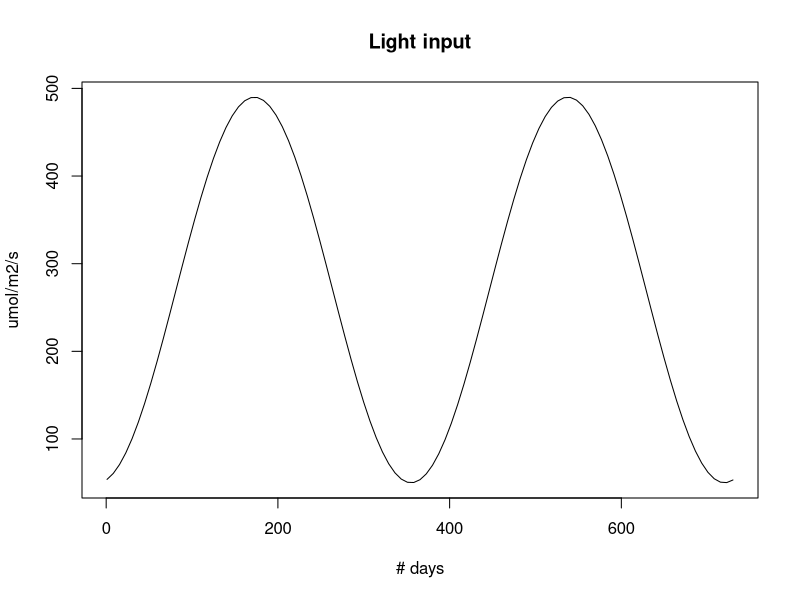
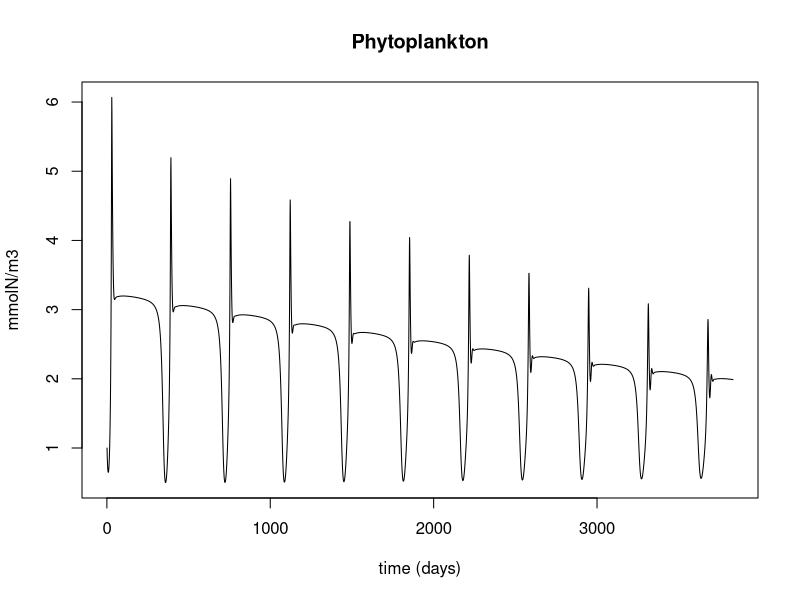

Recreate these plots in R, in order.
## ---- chunk 1
knitr::opts_chunk$set(echo = TRUE)
## ---- chunk 2
light_function <- function(x){
  t <- x
  0.5 * (540 + 440 * sin(2 * pi * t / 365 - 1.4))
}

curve(light_function(x), 
      from = 1, to = 730, 
      ylab = "umol/m2/s", 
      xlab = "# days", 
      main = "Light input")

NPZD_model <- function(t, states, parms){
  
  #unpack states
  PHYTO <- states[1]
  ZOO <- states[2]
  DET <- states[3]
  DIN <- states[4]
  
  #unpack parms
  maxUptake <- parms[1]
  kspar <- parms[2] #Sunlight Limiting
  ksdin <- parms[3] #Nitrogen limiting
  maxGrazing <- parms[4]
  ksphyto <- parms[5]
  pFeces <- parms[6] #proportion of waste to feces
  excretionRate <- parms[7]
  mortalityRate <- parms[8]
  mineralizationRate <- parms[9]
  Chl_Nratio <- parms[10]
  DINimport <- parms[11] #Inputs to DIN pool from agriculture
  DINexport <- parms[12] #Outlet from Lake into Stream
  
  #Calculate the environment (note that this depends on time)
  #50% of light is PAR
  PAR <- 0.5 * (540 + 440 * sin(2 * pi * t / 365 - 1.4)) 
  
  #calculate fluxes
  fDIN <- (DIN / (DIN + ksdin))
  fLight <- PAR / (PAR + kspar)
  uptake <- maxUptake * PHYTO * fDIN * fLight #min(c(fDIN, fLight))
  
  fPHYTO <- PHYTO / (PHYTO + ksphyto)
  grazing <- maxGrazing * ZOO * fPHYTO
  
  feces_production <- grazing * pFeces
  
  excretion <- excretionRate * ZOO
  
  zoo_mortality <- mortalityRate * ZOO^2
  
  mineralization <- mineralizationRate * DET
  
  #calculate extra outputs
  Chlorophyll <- PHYTO * Chl_Nratio
  
  #calculate derivatives
  dPHYTO_dt <- uptake - grazing
  dZOO_dt <- grazing - feces_production - zoo_mortality - excretion
  dDETRITUS_dt <- zoo_mortality + feces_production - mineralization
  dDIN_dt <- excretion + mineralization - uptake + DINimport - DINexport

 #return the list of derivatives plus any other variables that you are interested in
  
  return(list(c(dPHYTO_dt = dPHYTO_dt, # the rates of change
                dZOO_dt = dZOO_dt,
                dDETRITUS_dt = dDETRITUS_dt,
                dDIN_dt = dDIN_dt),
              # other output variables
              c(Chlorophyll = Chlorophyll, 
                PAR = PAR)))         
}


## ---- chunk 3

parms <- c(
  1.0,  #maxUptake (N m-3 day-1)
  120,  #kspar 
  0.5,  #ksdin 
  1.0,  #maxGrazing (N m-3 day-1)
  1.0,    #ksphyto 
  0.3,  #pFaeces 
  0.1,  #excretionRate (N m-3 day-1)
  0.4,  #mortalityRate (N m-3 day-1)
  0.1,  #mineralizationRate (N m-3 day-1)
  1.0,  #Chl_Nratio 
  .0005, # DIN input (N m-3 day-1)
  .00139 #Turnover rate "export" (m-3 day-1) 
  )    
## ---- chunk 4
#INSERT INITIAL CONDITIONS HERE
yini <- c(
  PHYTO = 1, #mmolN m-3
  ZOO = 0.8, #mmolN m-3
  DETRITUS = 1, #mmolN m-3
  DIN = 9) #mmolN m-3

library(deSolve)

simulation_time <- (365 * 10) + (365/2)
dt <- 1
times <- seq(1, simulation_time, by = dt)

output <- ode(y = yini, times = times, func = NPZD_model, parms = parms, method = "ode45")

## ---- chunk 5

#Plot the model output
#First convert output to a data frame
output <- as.data.frame(output)
#par(mfrow = c(1, 2))
#plot(times, output$PAR, xlab = "time (days)", ylab = "umol/m2/s", main = "PAR", type = "l")
plot(times, output$PHYTO, xlab="time (days)", ylab ="mmolN/m3", main = "Phytoplankton", type = "l")

output$PHYTO[3832.5]

## ---- chunk 6


## ---- chunk 7


## ---- chunk 8
